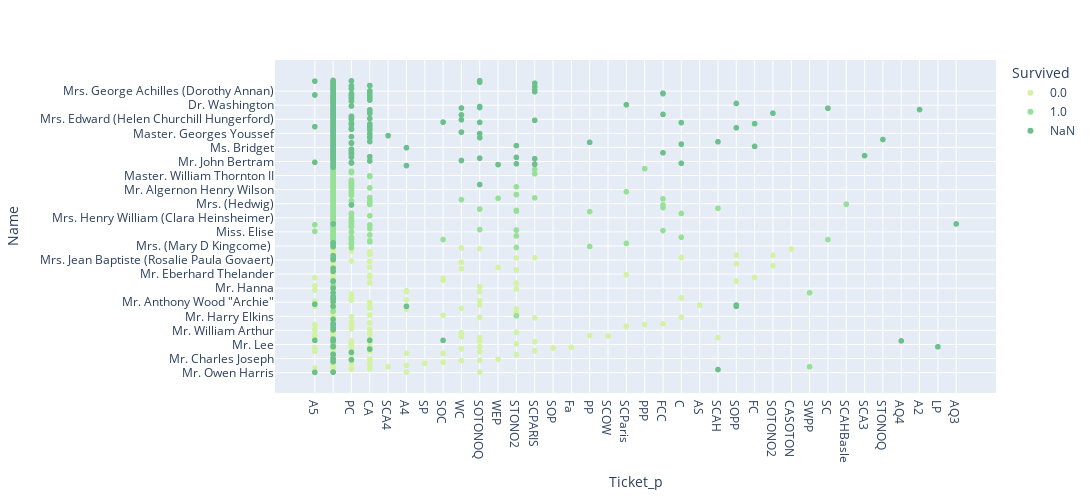

The code cell stored with this chart in its notebook:
### Code cell
dfplt = df.copy(deep=True)
fig = px.scatter(dfplt.astype(str), x="Ticket_p", y="Name", color="Survived",
                 color_discrete_sequence=cm, size_max=6, width=1200, height=500)
fig.show()

### Figure 1 — Plotly figure (JSON) as saved in the notebook; plotly's stock layout.template omitted (floating-point values rounded to 4 significant figures; data arrays with more than 128 entries replaced by an {"elided": "..."} marker saying what was removed)
{"data": [{"hovertemplate": "Survived=0.0<br>Ticket_p=%{x}<br>Name=%{y}<extra></extra>", "legendgroup": "0.0", "marker": {"color": "rgb(211, 242, 163)", "symbol": "circle"}, "mode": "markers", "name": "0.0", "showlegend": true, "type": "scattergl", "x": {"elided": "549 str values"}, "xaxis": "x", "y": {"elided": "549 str values"}, "yaxis": "y"}, {"hovertemplate": "Survived=1.0<br>Ticket_p=%{x}<br>Name=%{y}<extra></extra>", "legendgroup": "1.0", "marker": {"color": "rgb(151, 225, 150)", "symbol": "circle"}, "mode": "markers", "name": "1.0", "showlegend": true, "type": "scattergl", "x": {"elided": "342 str values"}, "xaxis": "x", "y": {"elided": "342 str values"}, "yaxis": "y"}, {"hovertemplate": "Survived=NaN<br>Ticket_p=%{x}<br>Name=%{y}<extra></extra>", "legendgroup": "NaN", "marker": {"color": "rgb(108, 192, 139)", "symbol": "circle"}, "mode": "markers", "name": "NaN", "showlegend": true, "type": "scattergl", "x": {"elided": "418 str values"}, "xaxis": "x", "y": {"elided": "418 str values"}, "yaxis": "y"}], "layout": {"height": 500, "legend": {"title": {"text": "Survived"}, "tracegroupgap": 0}, "margin": {"t": 60}, "width": 1200, "xaxis": {"anchor": "y", "domain": [0, 1], "title": {"text": "Ticket_p"}}, "yaxis": {"anchor": "x", "domain": [0, 1], "title": {"text": "Name"}}}}
